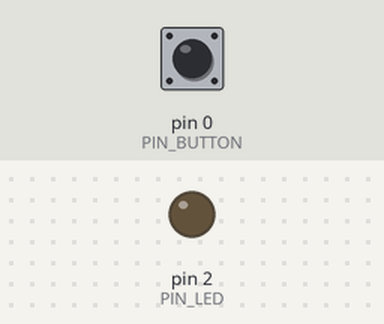
Simulated run of this sketch. Board: Arduino Uno, built with avr-gcc and run on an emulated ATmega328P. Parts: output pins drawn as LEDs (lit = HIGH). Inputs (shaded band) come from the test bench; at power-on: pin 0 (PIN_BUTTON) HIGH.

Above: at 1.2 s.
1.3 s: pin 0 (PIN_BUTTON) pulled LOW for 0.15 s
At 1.37 s:
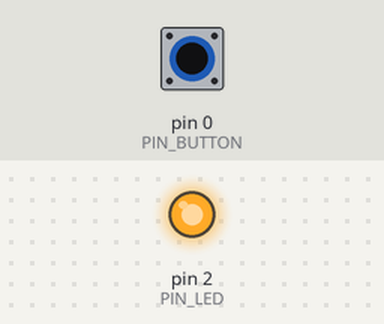
2.9 s: pin 0 (PIN_BUTTON) pulled LOW for 3.2 s
At 7.4 s:
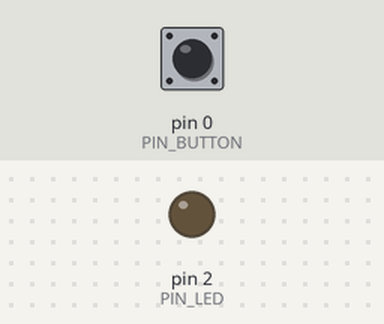
Timing chart, 0 to 8.9 s (numbered marks = the images above; inputs shaded):
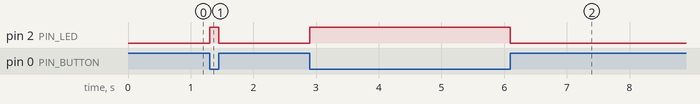

The sketch:

GpioTest.ino
```cpp
/*******************************************************************
    GpioTest.ino

    While you keep pushing button, LED is turned ON.

*******************************************************************/


#define	PIN_LED		(2)
#define	PIN_BUTTON	(0)


//=====================================
// Initialize LED
//=====================================
void init_led()
{
    pinMode(PIN_LED, OUTPUT);
    set_led_status(0);
}

//=====================================
// Setup LED status(On or Off)
//=====================================
void set_led_status(int status) // status : 0->Off, not zero->On
{
    if(status) {
        digitalWrite(PIN_LED, HIGH);    // turn on LED.
    }
    else {
        digitalWrite(PIN_LED, LOW);     // turn off LED.
    }
}

//=====================================
// Initialize button
//=====================================
void init_button()
{
    pinMode(PIN_BUTTON, INPUT);
}

//=====================================
// Get button status(On or Off)
//=====================================
int get_button_status()
{
	int button_status = digitalRead(PIN_BUTTON);
    if(button_status == 0) { // If button is pushed
        return  1;
    }
    else {
        return  0;
    }
}

//=====================================
// Initialization
//=====================================
void setup()
{
    // Initialize LED
    init_led();
    // Initialize button
    init_button();
}

//=====================================
// Main loop
//=====================================
void loop()
{
    int button_status;
	button_status = get_button_status();

    if(button_status) { // If button is pushed, turn on LED.
        set_led_status(1);
    }
    else if (button_status == 0)
    {
        set_led_status(0);
    }

}
```

Measured:
- after the input at 1.3 s, pin 2 (PIN_LED): LOW → HIGH at once, → LOW 0.15 s later
- after the input at 2.9 s, pin 2 (PIN_LED): LOW → HIGH at once, → LOW 3.2 s later
